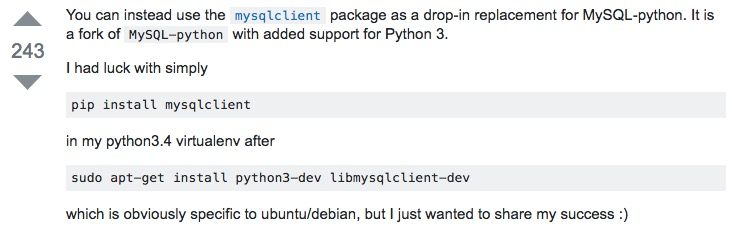
#> input picture Jupyter/mysql-python.png, 732 x 227 px
$ python mosaic.py ../Jupyter/mysql-python.png ../Jupyter/mysql-python.png   (Python 2 division)   (older library calls are emulated)
#> lines starting #> are read from the running program, lines starting #| are printed output that depends on the picture
import sys
import os
from PIL import Image
from multiprocessing import Process, Queue, cpu_count

# Change these 3 config parameters to suit your needs...
TILE_SIZE = 50  # height/width of mosaic tiles in pixels
TILE_MATCH_RES = 5  # tile matching resolution (higher values give better fit but require more processing)
ENLARGEMENT = 1  # the mosaic image will be this many times wider and taller than the original

TILE_BLOCK_SIZE = TILE_SIZE / max(min(TILE_MATCH_RES, TILE_SIZE), 1)
WORKER_COUNT = max(cpu_count() - 1, 1)
OUT_FILE = 'mosaic.jpeg'
EOQ_VALUE = None


class TileProcessor:
    def __init__(self, tiles_directory):
        self.tiles_directory = tiles_directory

    # [17 lines left out: function __process_tile, not called in this run]

    def get_tiles(self):
        large_tiles = []
        small_tiles = []

        print 'Reading tiles from \'%s\'...' % (self.tiles_directory,)

        # search the tiles directory recursively
        for root, subFolders, files in os.walk(self.tiles_directory):
            for tile_name in files:
                tile_path = os.path.join(root, tile_name)
                large_tile, small_tile = self.__process_tile(tile_path)
                if large_tile:
                    large_tiles.append(large_tile)
                    small_tiles.append(small_tile)

        print 'Processed %s tiles.' % (len(large_tiles),)

        return (large_tiles, small_tiles)


class TargetImage:
    def __init__(self, image_path):
        self.image_path = image_path

    def get_data(self):
        print 'Processing main image...'
        img = Image.open(self.image_path)
#> img is the input picture: PIL image 732x227 RGB; mean R, G, B 240.6, 241.1, 241.6
        w = img.size[0] * ENLARGEMENT
#> w = 732
        h = img.size[1] * ENLARGEMENT
#> h = 227
        large_img = img.resize((w, h), Image.ANTIALIAS)
        w_diff = (w % TILE_SIZE) / 2
#> w_diff = 16
        h_diff = (h % TILE_SIZE) / 2
#> h_diff = 13

        # if necesary, crop the image slightly so we use a whole number of tiles horizontally and vertically
        if w_diff or h_diff:
            large_img = large_img.crop((w_diff, h_diff, w - w_diff, h - h_diff))
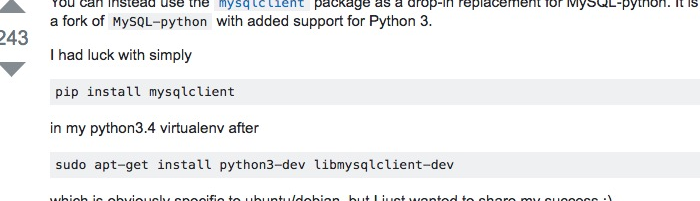
#> large_img: PIL image 700x201 RGB; mean R, G, B 240.5, 241.1, 241.7

        small_img = large_img.resize((w / TILE_BLOCK_SIZE, h / TILE_BLOCK_SIZE), Image.ANTIALIAS)
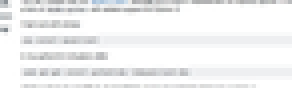
#> small_img: PIL image 73x22 RGB (shown 4 times larger); mean R, G, B 240.3, 240.8, 241.4

        image_data = (large_img.convert('RGB'), small_img.convert('RGB'))

        print 'Main image processed.'

        return image_data


class TileFitter:
    def __init__(self, tiles_data):
        self.tiles_data = tiles_data

    # [42 lines left out: functions __get_tile_diff, get_best_fit_tile, fit_tiles, not called in this run]


class ProgressCounter:
    def __init__(self, total):
        self.total = total
        self.counter = 0

    def update(self):
        self.counter += 1
        sys.stdout.write("Progress: %s%% %s" % (100 * self.counter / self.total, "\r"))

    sys.stdout.flush();


class MosaicImage:
    def __init__(self, original_img):
        self.image = Image.new(original_img.mode, original_img.size)
#> self.image: PIL image 700x201 RGB; every value is 0
        self.x_tile_count = original_img.size[0] / TILE_SIZE
#> self.x_tile_count = 14
        self.y_tile_count = original_img.size[1] / TILE_SIZE
#> self.y_tile_count = 4
        self.total_tiles = self.x_tile_count * self.y_tile_count
#> self.total_tiles = 56

    # [4 lines left out: function add_tile, not called in this run]

    def save(self, path):
        self.image.save(path)


# [21 lines left out: function build_mosaic, not called in this run]


def compose(original_img, tiles):
    print 'Building mosaic, press Ctrl-C to abort...'
    original_img_large, original_img_small = original_img
    tiles_large, tiles_small = tiles

    mosaic = MosaicImage(original_img_large)

    all_tile_data_large = map(lambda tile: list(tile.getdata()), tiles_large)
    all_tile_data_small = map(lambda tile: list(tile.getdata()), tiles_small)

#> (the run stopped early here; a loop or call above may not have finished)
